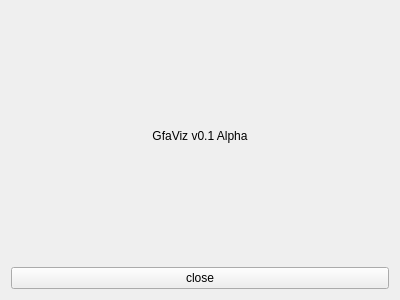
<?xml version="1.0" encoding="UTF-8"?>
<ui version="4.0">
 <class>AboutForm</class>
 <widget class="QWidget" name="AboutForm">
  <property name="geometry">
   <rect>
    <x>0</x>
    <y>0</y>
    <width>400</width>
    <height>300</height>
   </rect>
  </property>
  <property name="windowTitle">
   <string>About</string>
  </property>
  <layout class="QGridLayout" name="gridLayout">
   <item row="0" column="0">
    <widget class="QLabel" name="label">
     <property name="text">
      <string>GfaViz v0.1 Alpha</string>
     </property>
     <property name="alignment">
      <set>Qt::AlignCenter</set>
     </property>
    </widget>
   </item>
   <item row="1" column="0">
    <widget class="QPushButton" name="closeButton">
     <property name="text">
      <string>close</string>
     </property>
    </widget>
   </item>
  </layout>
 </widget>
 <resources/>
 <connections/>
</ui>
